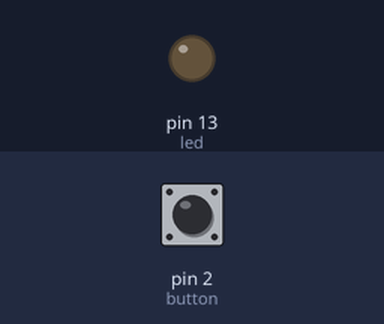
The sketch below on a simulated Arduino Uno, built with avr-gcc and run on an emulated ATmega328P. On the bench: output pins drawn as LEDs (lit = HIGH). Inputs (shaded band) come from the test bench; at power-on: pin 2 (button) HIGH.

Above: at 1.2 s.
1.3 s: pin 2 (button) pulled LOW for 0.15 s
At 1.37 s:
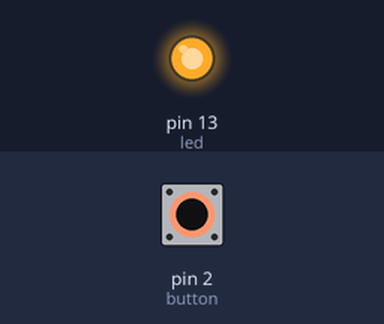
2.9 s: pin 2 (button) pulled LOW for 3.2 s
At 7.0 s:
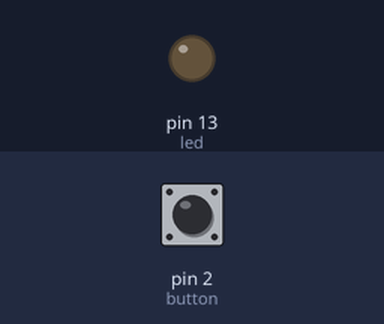
Timing chart, 0 to 8.5 s (numbered marks = the images above; inputs shaded):
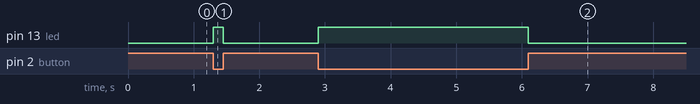

The sketch:

button_led.ino
```cpp
 int button = 2; // btw these numbers, (2, 13 etc) are basically the pin.
 int led = 13;
 int sob = 0; //state of button. the number 0 isnt a pin. it's basically just stating that it's 0

 void setup(){
   pinMode(13, OUTPUT);
   pinMode(2, INPUT);
   digitalWrite(button, HIGH);
 }

 void loop() {
   sob = digitalRead(button);
   if (sob == LOW) {
     digitalWrite(led, HIGH);
   }
   else {
     digitalWrite(led, LOW);
   }
 }
```

Measured:
- after the input at 1.3 s, pin 13 (led): LOW → HIGH at once, → LOW 0.15 s later
- after the input at 2.9 s, pin 13 (led): LOW → HIGH at once, → LOW 3.2 s later
